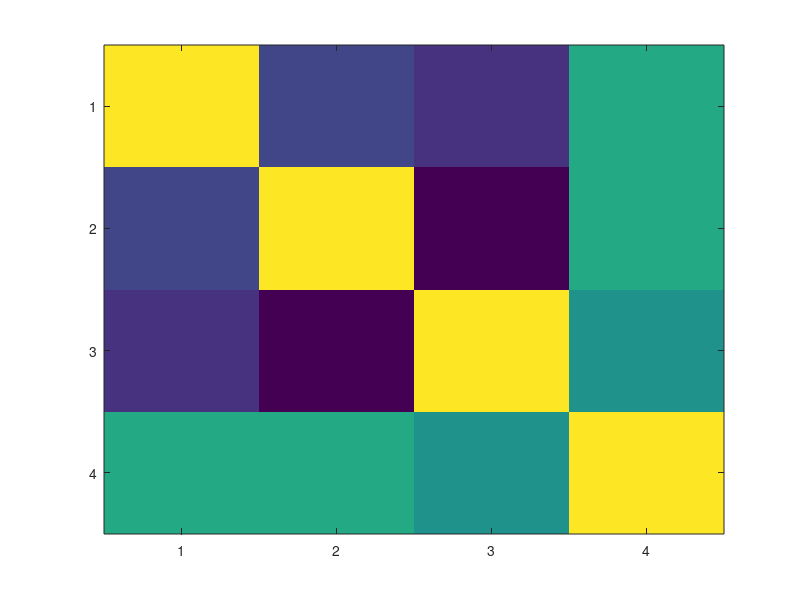

Reproduce this figure in MATLAB. (Note: this script raises an error after producing the figure.)
clear all; clc

x = randn(100,4);  % uncorrelated data - 4 signals of 100 points each
x(:,4) = sum(x,2);   % 4th signal is now correlated with first 3
[r,p] = corrcoef(x);  % compute sample correlation and p-values; notice signal 4 is correlated with the others
imagesc(r) % plot the correlation matrix -- note symmetry, diagonal, and r values of ~0.5 for signal 4

%%

cd('C:/Users/Syaheed/Documents/GitHub/BIOL680/Data/R016-2012-10-03');
fname = 'R016-2012-10-03-CSC04a.Ncs';
csc = myLoadCSC(fname);

cd('C:/Users/Syaheed/Documents/GitHub/BIOL680/Daily/03-11-2013');


cscR = Restrict(csc,2700,3300); % risk session only
Fs = 2000;
 
[S,F,T,P] = spectrogram(Data(cscR),hanning(512),384,1:0.25:200,Fs); % spectrogram
 
[r,p] = corrcoef(10*log10(P')); % correlation matrix (across frequencies) of spectrogram
 
% plot
imagesc(F,F,r); 
caxis([-0.1 0.5]); axis xy; colorbar; grid on;
set(gca,'XLim',[0 150],'YLim',[0 150],'FontSize',14,'XTick',0:10:150,'YTick',0:10:150);

%%

wnoise = randn(1000,1);
[r,p] = corrcoef(wnoise(1:end-1),wnoise(2:end)); % same signal, offset by one sample

[acf,lags] = xcorr(wnoise,100,'coeff'); % compute correlation coefficients for lags up to 100
plot(lags,acf,'LineWidth',2); grid on;
set(gca,'FontSize',18); xlabel('time lag (samples)'); ylabel('correlation ({\itr})');

%%

Fs = 500; dt = 1./Fs;
tvec = 0:dt:2-dt;
 
wnoise = randn(size(tvec));
sgnl = sin(2*pi*10*tvec) + wnoise; % 10 Hz sine wave plus Gaussian white noise
 
subplot(211);
plot(tvec,sgnl); grid on;
set(gca,'FontSize',18); title('signal');
 
subplot(212);
[acf,lags] = xcorr(sgnl,100,'coeff');
lags = lags.*dt; % convert samples to time
plot(lags,acf); grid on;
set(gca,'FontSize',18); xlabel('time lag (s)'); ylabel('correlation ({\itr})');
title('autocorrelation');

%%

% spectrogram with better time resolution (slow!)
Fs = 500;
d = decimate(Data(cscR),4);
[S,F,T,P] = spectrogram(d,hanning(125),115,1:200,Fs);

F_idx = find(F > 70 & F < 100); % high-gamma power
F_idx2 = find(F > 50 & F < 65); % low-gamma power
 
pwr = mean(P(F_idx,:)); % average across frequencies
pwr2 = mean(P(F_idx2,:));
 
[ac,lags] = xcorr(pwr2-mean(pwr2),50,'coeff'); % remember to subtract the mean!
lags = lags.*mean(diff(T));
figure;
plot(lags,ac)
set(gca,'FontSize',18); xlabel('time lag (s)'); ylabel('correlation ({\itr})');
title('low-gamma autocorrelation');

%%

F_idx = find(F > 70 & F < 100); % high-gamma power
F_idx2 = find(F > 50 & F < 65); % low-gamma power
 
pwr = mean(P(F_idx,:)); % average across frequencies
pwr2 = mean(P(F_idx2,:));
 
[ac,lags] = xcorr(pwr-mean(pwr),pwr2-mean(pwr2),50,'coeff'); % note, two different input signals now
lags = lags.*mean(diff(T));
figure;
plot(lags,ac)
set(gca,'FontSize',18); xlabel('time lag (s)'); ylabel('correlation ({\itr})');
title('xcorr (high-gamma relative to low-gamma at t = 0)');

%%

Fs = 500; dt = 1./Fs;
tvec = 0:dt:1-dt;
 
wnoise = randn(size(tvec));
sgnl = sin(2*pi*4*tvec) + 0.1*wnoise;
 
h = hilbert(sgnl);
phi = angle(h);

[ax_h,h1,h2] = plotyy(tvec,sgnl,tvec,phi);
set(ax_h(2),'YColor',[1 0 0],'YLim',[-pi pi],'YTick',-pi:pi/2:pi,'YTickLabel',{'-p','-p/2','0','p/2','p'}, ...
   'fontname','symbol','XTick',[]);
set(h2,'Color',[1 0 0]);
set(get(ax_h(2),'Ylabel'),'String','phase (radians)') 
box off;

%%

Fs = 500; dt = 1./Fs;
tvec = 0:dt:1-dt;
 
f1 = 8;
s1 = sin(2*pi*f1*tvec)+0.05*randn(size(tvec));
s1_phi = angle(hilbert(s1)); % phase of slow signal
dphi = exp(-abs(s1_phi)/1.5); % envelope with peaks at phase 0, based on slow phase
 
f2 = 80;
s2 = 0.3.*sin(2*pi*f2*tvec).*dphi; % fast oscillation multiplied by envelope
 
s = s1+s2;
plot(tvec,s); xlim([0 0.5]);

%%

phi_edges = -pi:pi/8:pi;
pow_bin = averageXbyYbin(dphi,s1_phi,phi_edges);
 
phi_centers = phi_edges(1:end-1)+pi/16; % convert edges to centers
plot(phi_centers,pow_bin);

